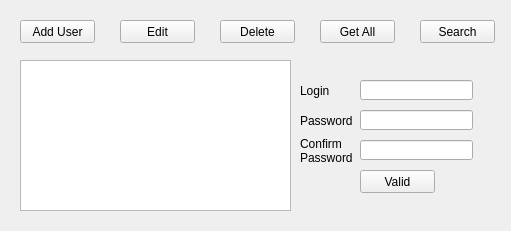
<?xml version="1.0" encoding="UTF-8"?>
<ui version="4.0">
 <class>AdminWindow</class>
 <widget class="QMainWindow" name="AdminWindow">
  <property name="geometry">
   <rect>
    <x>0</x>
    <y>0</y>
    <width>511</width>
    <height>231</height>
   </rect>
  </property>
  <property name="windowTitle">
   <string>MainWindow</string>
  </property>
  <widget class="QWidget" name="centralwidget">
   <widget class="QPushButton" name="pushButtonAddUser">
    <property name="geometry">
     <rect>
      <x>20</x>
      <y>20</y>
      <width>75</width>
      <height>23</height>
     </rect>
    </property>
    <property name="text">
     <string>Add User</string>
    </property>
   </widget>
   <widget class="QPushButton" name="pushButtonEdit">
    <property name="geometry">
     <rect>
      <x>120</x>
      <y>20</y>
      <width>75</width>
      <height>23</height>
     </rect>
    </property>
    <property name="text">
     <string>Edit</string>
    </property>
   </widget>
   <widget class="QPushButton" name="pushButtonDelete">
    <property name="geometry">
     <rect>
      <x>220</x>
      <y>20</y>
      <width>75</width>
      <height>23</height>
     </rect>
    </property>
    <property name="text">
     <string>Delete</string>
    </property>
   </widget>
   <widget class="QStackedWidget" name="stackedWidget">
    <property name="geometry">
     <rect>
      <x>300</x>
      <y>60</y>
      <width>191</width>
      <height>151</height>
     </rect>
    </property>
    <property name="currentIndex">
     <number>2</number>
    </property>
    <widget class="QWidget" name="page1">
     <widget class="QLabel" name="labelLogin_Seach">
      <property name="geometry">
       <rect>
        <x>10</x>
        <y>40</y>
        <width>46</width>
        <height>21</height>
       </rect>
      </property>
      <property name="text">
       <string>Login</string>
      </property>
     </widget>
     <widget class="QLineEdit" name="lineEditLogin_Seach">
      <property name="geometry">
       <rect>
        <x>60</x>
        <y>40</y>
        <width>113</width>
        <height>20</height>
       </rect>
      </property>
     </widget>
     <widget class="QPushButton" name="pushButtonValid_Seach">
      <property name="geometry">
       <rect>
        <x>50</x>
        <y>90</y>
        <width>75</width>
        <height>23</height>
       </rect>
      </property>
      <property name="text">
       <string>Valid</string>
      </property>
     </widget>
    </widget>
    <widget class="QWidget" name="page2">
     <widget class="QPushButton" name="pushButtonValid_GetAll">
      <property name="geometry">
       <rect>
        <x>50</x>
        <y>100</y>
        <width>75</width>
        <height>23</height>
       </rect>
      </property>
      <property name="text">
       <string>Valid</string>
      </property>
     </widget>
     <widget class="QSpinBox" name="spinBoxPage_GetAll">
      <property name="geometry">
       <rect>
        <x>70</x>
        <y>20</y>
        <width>42</width>
        <height>22</height>
       </rect>
      </property>
      <property name="minimum">
       <number>1</number>
      </property>
      <property name="maximum">
       <number>100</number>
      </property>
     </widget>
     <widget class="QSpinBox" name="spinBoxElement_GetAll">
      <property name="geometry">
       <rect>
        <x>70</x>
        <y>60</y>
        <width>42</width>
        <height>22</height>
       </rect>
      </property>
      <property name="minimum">
       <number>1</number>
      </property>
      <property name="maximum">
       <number>100</number>
      </property>
     </widget>
     <widget class="QLabel" name="labelPage_GetAll">
      <property name="geometry">
       <rect>
        <x>10</x>
        <y>20</y>
        <width>46</width>
        <height>21</height>
       </rect>
      </property>
      <property name="text">
       <string>Page</string>
      </property>
     </widget>
     <widget class="QLabel" name="labelElement_GetAll">
      <property name="geometry">
       <rect>
        <x>10</x>
        <y>60</y>
        <width>51</width>
        <height>21</height>
       </rect>
      </property>
      <property name="text">
       <string>Éléments</string>
      </property>
     </widget>
    </widget>
    <widget class="QWidget" name="page3">
     <widget class="QPushButton" name="pushButtonValid_AddUser">
      <property name="geometry">
       <rect>
        <x>60</x>
        <y>110</y>
        <width>75</width>
        <height>23</height>
       </rect>
      </property>
      <property name="text">
       <string>Valid</string>
      </property>
     </widget>
     <widget class="QLineEdit" name="lineEditConfirm_AddUser">
      <property name="geometry">
       <rect>
        <x>60</x>
        <y>80</y>
        <width>113</width>
        <height>20</height>
       </rect>
      </property>
     </widget>
     <widget class="QLineEdit" name="lineEditPassword_AddUser">
      <property name="geometry">
       <rect>
        <x>60</x>
        <y>50</y>
        <width>113</width>
        <height>20</height>
       </rect>
      </property>
     </widget>
     <widget class="QLineEdit" name="lineEditLogin_AddUser">
      <property name="geometry">
       <rect>
        <x>60</x>
        <y>20</y>
        <width>113</width>
        <height>20</height>
       </rect>
      </property>
     </widget>
     <widget class="QLabel" name="labelLogin_AddUser">
      <property name="geometry">
       <rect>
        <x>0</x>
        <y>20</y>
        <width>46</width>
        <height>21</height>
       </rect>
      </property>
      <property name="text">
       <string>Login</string>
      </property>
     </widget>
     <widget class="QLabel" name="labelPassword_AddUser">
      <property name="geometry">
       <rect>
        <x>0</x>
        <y>50</y>
        <width>61</width>
        <height>21</height>
       </rect>
      </property>
      <property name="text">
       <string>Password</string>
      </property>
     </widget>
     <widget class="QLabel" name="labelConfirm_AddUser">
      <property name="geometry">
       <rect>
        <x>0</x>
        <y>70</y>
        <width>61</width>
        <height>41</height>
       </rect>
      </property>
      <property name="text">
       <string>Confirm
Password</string>
      </property>
     </widget>
    </widget>
    <widget class="QWidget" name="page4">
     <widget class="QLineEdit" name="lineEditOldPassword_Edit">
      <property name="geometry">
       <rect>
        <x>70</x>
        <y>0</y>
        <width>113</width>
        <height>20</height>
       </rect>
      </property>
     </widget>
     <widget class="QLineEdit" name="lineEditNewLogin_Edit">
      <property name="geometry">
       <rect>
        <x>70</x>
        <y>30</y>
        <width>113</width>
        <height>20</height>
       </rect>
      </property>
     </widget>
     <widget class="QLineEdit" name="lineEditNewPassword_Edit">
      <property name="geometry">
       <rect>
        <x>70</x>
        <y>60</y>
        <width>113</width>
        <height>20</height>
       </rect>
      </property>
     </widget>
     <widget class="QLineEdit" name="lineEditConfirm_Edit">
      <property name="geometry">
       <rect>
        <x>70</x>
        <y>90</y>
        <width>113</width>
        <height>20</height>
       </rect>
      </property>
     </widget>
     <widget class="QPushButton" name="pushButtonValid_Edit">
      <property name="geometry">
       <rect>
        <x>60</x>
        <y>120</y>
        <width>75</width>
        <height>23</height>
       </rect>
      </property>
      <property name="text">
       <string>Valid</string>
      </property>
     </widget>
     <widget class="QLabel" name="labelOldPassword_Edit">
      <property name="geometry">
       <rect>
        <x>0</x>
        <y>0</y>
        <width>61</width>
        <height>31</height>
       </rect>
      </property>
      <property name="text">
       <string>Old
Password</string>
      </property>
     </widget>
     <widget class="QLabel" name="labelNewLogin_Edit">
      <property name="geometry">
       <rect>
        <x>0</x>
        <y>30</y>
        <width>61</width>
        <height>31</height>
       </rect>
      </property>
      <property name="text">
       <string>New
Login</string>
      </property>
     </widget>
     <widget class="QLabel" name="labelNewPassword_Edit">
      <property name="geometry">
       <rect>
        <x>0</x>
        <y>60</y>
        <width>61</width>
        <height>31</height>
       </rect>
      </property>
      <property name="text">
       <string>New
Password</string>
      </property>
     </widget>
     <widget class="QLabel" name="labelConfirm_Edit">
      <property name="geometry">
       <rect>
        <x>0</x>
        <y>90</y>
        <width>61</width>
        <height>31</height>
       </rect>
      </property>
      <property name="text">
       <string>Confirm
Password</string>
      </property>
     </widget>
    </widget>
    <widget class="QWidget" name="page5">
     <widget class="QLineEdit" name="lineEditPassword_Delete">
      <property name="geometry">
       <rect>
        <x>70</x>
        <y>40</y>
        <width>113</width>
        <height>20</height>
       </rect>
      </property>
     </widget>
     <widget class="QPushButton" name="pushButtonValid_Delete">
      <property name="geometry">
       <rect>
        <x>50</x>
        <y>90</y>
        <width>75</width>
        <height>23</height>
       </rect>
      </property>
      <property name="text">
       <string>Valid</string>
      </property>
     </widget>
     <widget class="QLabel" name="labelPassword_Delete">
      <property name="geometry">
       <rect>
        <x>0</x>
        <y>40</y>
        <width>61</width>
        <height>21</height>
       </rect>
      </property>
      <property name="text">
       <string>Password</string>
      </property>
     </widget>
    </widget>
    <widget class="QWidget" name="page6">
     <widget class="QLabel" name="label">
      <property name="geometry">
       <rect>
        <x>30</x>
        <y>60</y>
        <width>131</width>
        <height>31</height>
       </rect>
      </property>
      <property name="text">
       <string>Opération éfféctuée</string>
      </property>
     </widget>
    </widget>
   </widget>
   <widget class="QPushButton" name="pushButtonGetAll">
    <property name="geometry">
     <rect>
      <x>320</x>
      <y>20</y>
      <width>75</width>
      <height>23</height>
     </rect>
    </property>
    <property name="text">
     <string>Get All</string>
    </property>
   </widget>
   <widget class="QPushButton" name="pushButtonSearch">
    <property name="geometry">
     <rect>
      <x>420</x>
      <y>20</y>
      <width>75</width>
      <height>23</height>
     </rect>
    </property>
    <property name="text">
     <string>Search</string>
    </property>
   </widget>
   <widget class="QListWidget" name="listWidget">
    <property name="geometry">
     <rect>
      <x>20</x>
      <y>60</y>
      <width>271</width>
      <height>151</height>
     </rect>
    </property>
   </widget>
  </widget>
  <widget class="QMenuBar" name="menubar">
   <property name="geometry">
    <rect>
     <x>0</x>
     <y>0</y>
     <width>511</width>
     <height>19</height>
    </rect>
   </property>
  </widget>
 </widget>
 <resources/>
 <connections/>
</ui>
